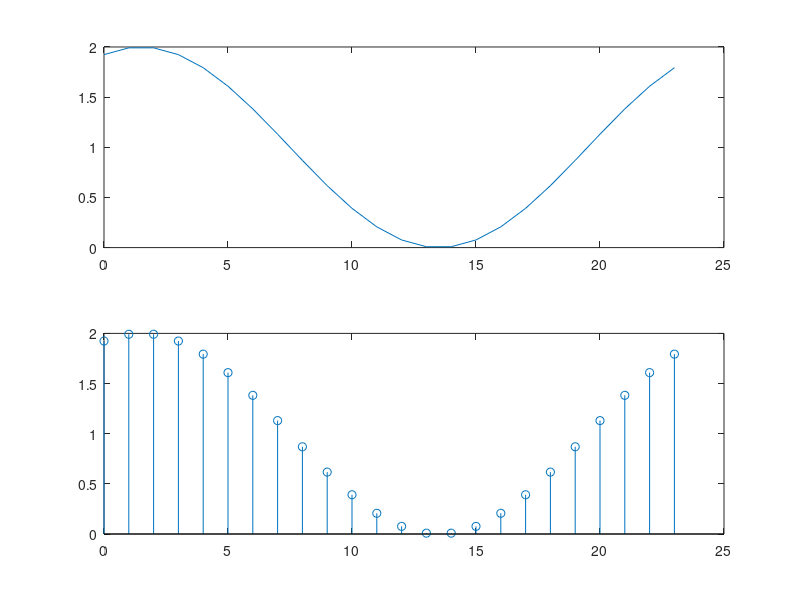

Write MATLAB code to recreate this figure.
clc;
clear all;
close all;
n=0:23;
x=ones(1,24)+sin([0:23]*pi/12 + 3*pi/8);
x1= fft(x)/24;
subplot(2,1,1);
plot(n,x);
subplot(2,1,2);
stem(n,x);
